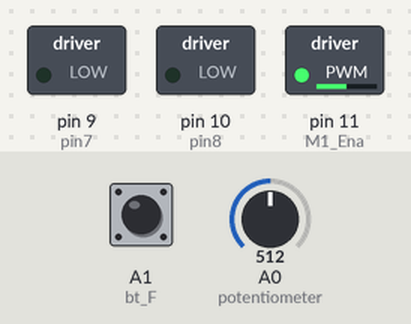
Bench run of a sketch on a simulated Arduino Uno, built with avr-gcc and run on an emulated ATmega328P. On the bench: switched loads named in the sketch (green lamp = pin HIGH). The test bench sets the inputs (shaded band); at power-on: A0 (potentiometer) = 512, A1 (bt_F) HIGH.

Above: at 1.2 s.
1.3 s: A0 (potentiometer) set to 716
At 1.7 s:
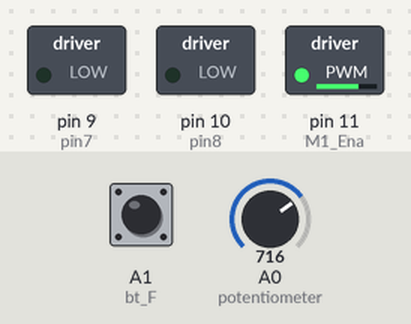
2.8 s: A1 (bt_F) pulled LOW for 0.15 s
At 4.1 s:
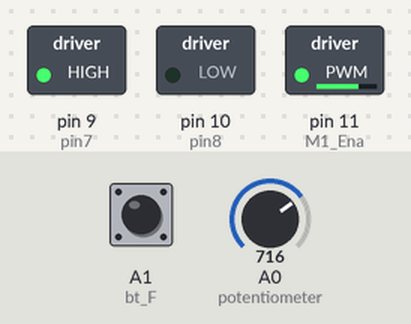
14.3 s: A0 (potentiometer) set to 511
At 16.4 s:
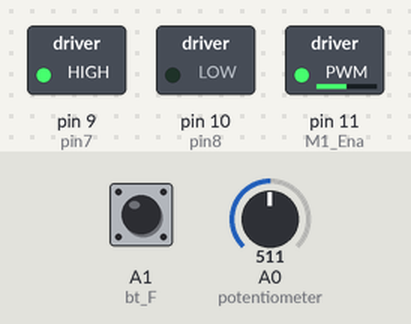
Timing chart, 0 to 37.3 s (numbered marks = the images above; inputs shaded):
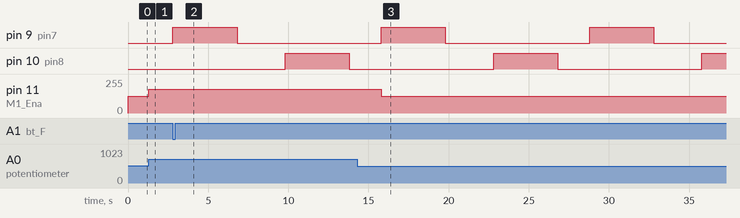

The sketch:

motor_CCW_AND_CW.ino
```cpp
int pin7=9;           //Direction control pins
int pin8=10;           //Direction control pins
#define potentiometer  A0
#define bt_F A1
#define M1_Ena 11
int read_ADC =0;
int duty_cycle;
int set = 0;

void setup(){
pinMode(bt_F, INPUT_PULLUP);
pinMode(potentiometer, INPUT);
pinMode(M1_Ena, OUTPUT);
pinMode(pin7,OUTPUT); //Arduino Pin#7 as Output
pinMode(pin8,OUTPUT); //Arduino Pin#8 as Output
}

void loop(){
read_ADC = analogRead(potentiometer);
duty_cycle = map(read_ADC, 0, 1023, 0, 255);

analogWrite(M1_Ena, duty_cycle);

if(digitalRead (bt_F) == 0){set = 1;}

if(set==1){

digitalWrite(pin7,HIGH);   //Pin#7 as High
digitalWrite(pin8,LOW);    //Pin#8 as Low
delay(4000);               //Delay 4 seconds Motor rotates in clock wise direction
digitalWrite(pin7,LOW);    //Pin#7 as Low
digitalWrite(pin8,LOW);    //Pin#8 as Low
delay(3000);               //Delay 3 seconds Motor halts
digitalWrite(pin8,HIGH);   //Pin#8 as High
digitalWrite(pin7,LOW);    //Pin#7 as Low
delay(4000);               //Delay for 4 seconds Motor rotates in anti clock wise direction
digitalWrite(pin7,LOW);    //Pin#7 as Low
digitalWrite(pin8,LOW);    //Pin#8 as Low
delay(2000);               //Delay for 2 seconds Motor halts
}
}
```

Measured:
- after the input at 1.3 s, pin 11 (M1_Ena): 127/255 → 178/255 at once
- after the input at 2.8 s, pin 9 (pin7): LOW → HIGH at once, → LOW 4.0 s later; pin 10 (pin8): LOW → HIGH after 7.0 s, → LOW 4.0 s later
- after the input at 14.3 s, pin 11 (M1_Ena): 178/255 → 127/255 after 1.5 s
